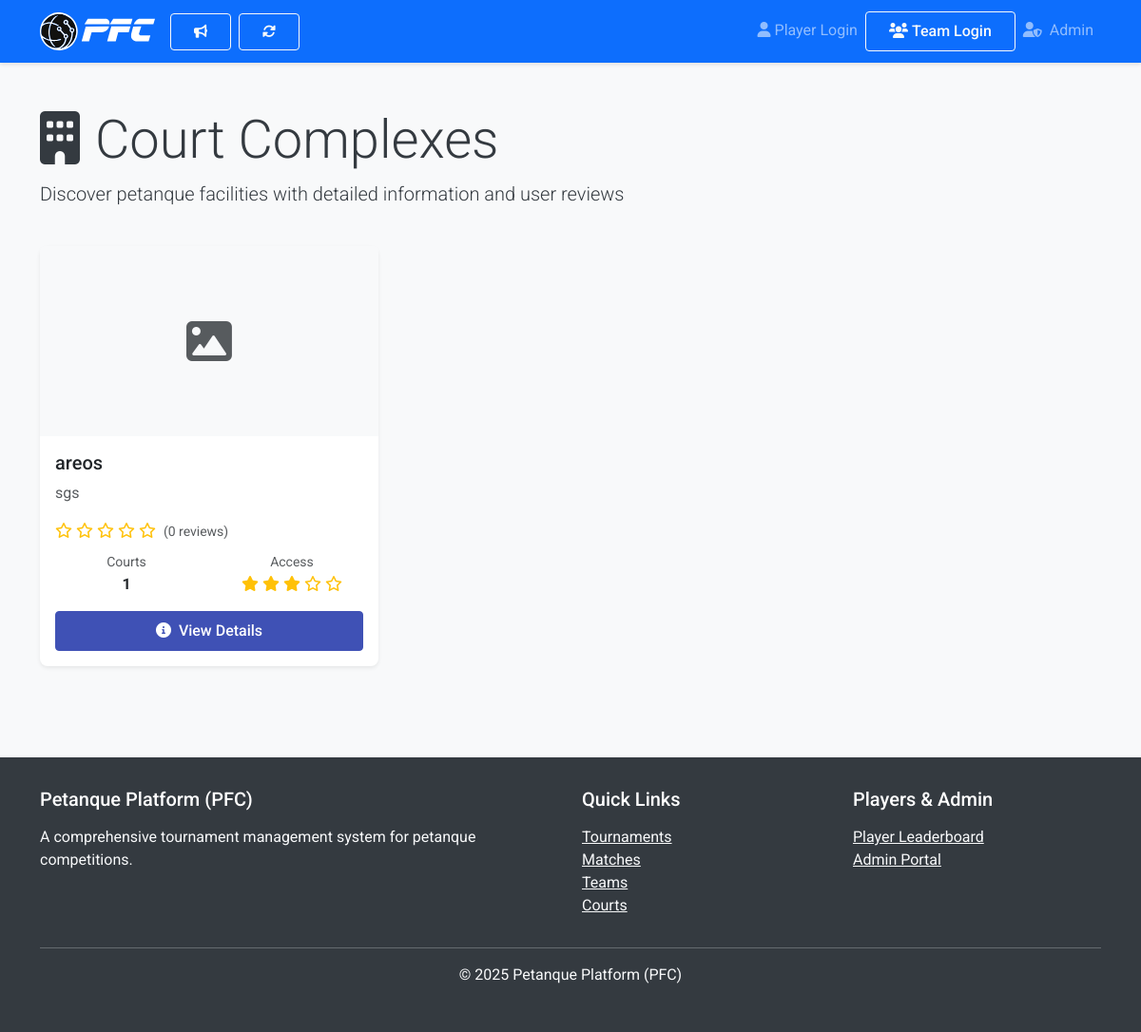
The app's page /courts/complexes/ with its own data.
### courts/models.py (models this page shows, shortened)
class CourtComplex(models.Model):
    name = models.CharField(max_length=200, help_text="Name of the court complex")
    description = models.TextField(help_text="Detailed description of the complex")
    courts = models.ManyToManyField(
        'Court',
        blank=True,
        help_text="Courts assigned to this complex"
    )
    distance_to_toilet = models.IntegerField(
        help_text="Distance to nearest toilet in meters",
        null=True, blank=True
    )
    distance_to_water_hose = models.IntegerField(
        help_text="Distance to water hose in meters",
        null=True, blank=True
    )
    has_shadow_daytime = models.BooleanField(
        default=False,
        help_text="Whether the complex has natural shade during daytime"
    )
    has_night_lighting = models.BooleanField(
        default=False,
        help_text="Whether the complex has lighting for night play"
    )
    public_accessibility = models.IntegerField(
        choices=[(i, f"{i} star{'s' if i != 1 else ''}") for i in range(1, 6)],
        default=3,
        help_text="Public accessibility rating (1-5 scale)"
    )
    google_maps_url = models.URLField(blank=True, help_text="Google Maps link")
    public_hours = models.TextField(
        blank=True,
        help_text="Public access hours (e.g., 'Mon-Fri: 09:00-22:00')"
    )
    created_at = models.DateTimeField(auto_now_add=True)
    updated_at = models.DateTimeField(auto_now=True)
    def average_rating(self):
        ratings = self.ratings.all()
        if not ratings:
            return 0
        return sum(rating.stars for rating in ratings) / len(ratings)
    def rating_count(self):
        return self.ratings.count()
    class Meta:
        ordering = ['name']

### courts/views.py (the view)
# urls.py: path('complexes/', views.court_complex_list, name='court_complex_list'),
def court_complex_list(request):
    complexes = CourtComplex.objects.all()
    return render(request, 'courts/court_complex_list.html', {
        'complexes': complexes
    })

### pfc_core/context_processors.py (called while the page is built)
def auth_context(request):
    codename_context = SessionManager.get_session_context(request)
    team_context = TeamSessionManager.get_team_session_data(request)
    return {
        **codename_context,
        'team_session': team_context
    }

### pfc_core/session_utils.py (called while the page is built)
    @staticmethod
    def get_logged_in_codename(request):
        if request.session.get('session_active'):
            return request.session.get('player_codename')
        return None

    @staticmethod
    def is_logged_in(request):
        return bool(request.session.get('session_active') and
                   request.session.get('player_codename'))

    @staticmethod
    def get_logged_in_pin(request):
        if request.session.get('team_session_active'):
            return request.session.get('team_pin')
        return None

    @staticmethod
    def is_team_logged_in(request):
        return bool(request.session.get('team_session_active') and
                   request.session.get('team_pin'))

### pfc_core/team_session_utils.py (called while the page is built)
    @classmethod
    def get_team_pin(cls, request):
        return request.session.get(cls.SESSION_KEY)

    @classmethod
    def get_team_name(cls, request):
        return request.session.get(cls.TEAM_NAME_KEY)

    @classmethod
    def is_team_logged_in(cls, request):
        return cls.SESSION_KEY in request.session

    @classmethod
    def get_remember_preference(cls, request):
        return request.session.get(cls.REMEMBER_KEY, False)

    @classmethod
    def get_team_session_data(cls, request):
        return {
            'team_pin': cls.get_team_pin(request),
            'team_name': cls.get_team_name(request),
            'is_logged_in': cls.is_team_logged_in(request),
            'remember_me': cls.get_remember_preference(request)
        }

### courts/templates/courts/court_complex_list.html (shortened to what this page needs)
{% extends 'base.html' %}
{% load static %}
{% block content %}
<div class="container mt-4">
    <div class="row mb-4">
        <div class="col">
            <h1 class="display-4"><i class="fas fa-building me-3"></i>Court Complexes</h1>
            <p class="lead">Discover petanque facilities with detailed information and user reviews</p>
        </div>
    </div>
    {% if complexes %}
        <div class="row">
            {% for complex in complexes %}
            <div class="col-12 col-md-6 col-lg-4 mb-4">
                <div class="card h-100 shadow-sm border-0">
                    {% if complex.photos.first %}
                        <img src="{{ complex.photos.first.image.url }}" class="card-img-top" style="height: 200px; object-fit: cover;" alt="{{ complex.name }}">
                    {% else %}
                        <div class="card-img-top bg-light d-flex align-items-center justify-content-center" style="height: 200px;">
                            <i class="fas fa-image text-muted fa-3x"></i>
                        </div>
                    {% endif %}
                    <div class="card-body d-flex flex-column">
                        <h5 class="card-title">{{ complex.name }}</h5>
                        <p class="card-text text-muted flex-grow-1">
                            {{ complex.description|truncatewords:20 }}
                        </p>
                        <div class="mb-3">
                            <div class="d-flex align-items-center mb-2">
                                <span class="text-warning me-2">
                                    {% for i in "12345" %}
                                        {% if forloop.counter <= complex.average_rating %}
                                            <i class="fas fa-star"></i>
                                        {% elif forloop.counter <= complex.average_rating|add:0.5 %}
                                            <i class="fas fa-star-half-alt"></i>
                                        {% else %}
                                            <i class="far fa-star"></i>
                                        {% endif %}
                                    {% endfor %}
                                </span>
                                <small class="text-muted">
                                    ({{ complex.rating_count }} review{{ complex.rating_count|pluralize }})
                                </small>
                            </div>
                            <div class="row text-center">
                                <div class="col-6">
                                    <small class="text-muted">Courts</small><br>
                                    <strong>{{ complex.courts.count }}</strong>
                                </div>
                                <div class="col-6">
                                    <small class="text-muted">Access</small><br>
                                    <span class="text-warning">
                                        {% for i in "12345" %}
                                            {% if forloop.counter <= complex.public_accessibility %}
                                                <i class="fas fa-star"></i>
                                            {% else %}
                                                <i class="far fa-star"></i>
                                            {% endif %}
                                        {% endfor %}
                                    </span>
                                </div>
                            </div>
                        </div>
                        <a href="{% url 'court_complex_detail' complex.id %}" class="btn btn-primary mt-auto">
                            <i class="fas fa-info-circle me-1"></i> View Details
                        </a>
                    </div>
                </div>
            </div>
            {% endfor %}
        </div>
    {% endif %}
</div>
{% endblock %}

### static/css/styles.css (style rules this page uses)
body { font-family: 'Roboto', sans-serif; background-color: #f8f9fa; color: #343a40; }
.card { border-radius: 0.5rem; border: none; box-shadow: 0 0.125rem 0.25rem rgba(0,0,0,0.075); transition: all 0.3s ease; }
.btn { border-radius: 0.25rem; padding: 0.5rem 1.5rem; font-weight: 500; transition: all 0.2s ease; }
.btn-primary { background-color: #3f51b5; border-color: #3f51b5; }

### records on screen
CourtComplex: name "areos", description "sgs", rating_count "0", courts.count "1", public_accessibility 3 (drawn)
